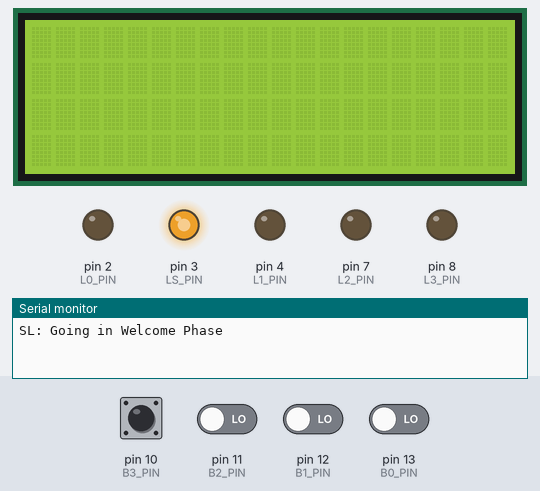
Bench run of a sketch on a simulated Arduino Uno, built with avr-gcc and run on an emulated ATmega328P. On the bench: 20×4 character LCD, output pins drawn as LEDs (lit = HIGH), the last lines printed to the serial monitor. The inputs (shaded band) are chosen by the test bench; at power-on: pin 10 (B3_PIN), pin 11 (B2_PIN), pin 12 (B1_PIN), pin 13 (B0_PIN) LOW. Sleep ends after the set time or at an interrupt; random numbers use the default seed unless the sketch sets one.

Above: at 1.2 s.
1.3 s: pin 13 (B0_PIN) driven HIGH
2.8 s: pin 10 (B3_PIN) pulsed HIGH 5 times (0.12 s each, 0.3 s apart)
At 5.4 s:
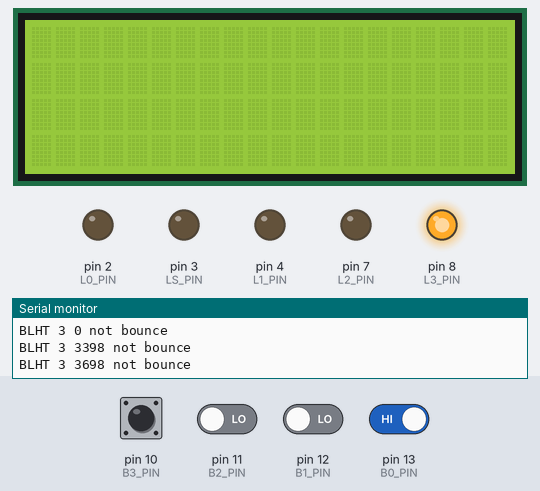
5.8 s: pin 11 (B2_PIN) driven HIGH
At 6.8 s:
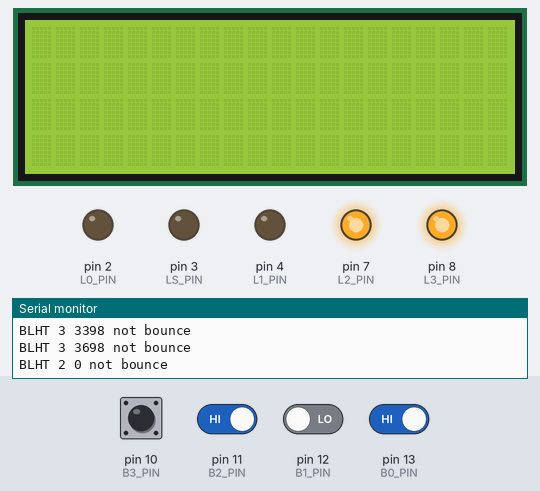
7.3 s: pin 10 (B3_PIN) driven HIGH
At 7.9 s:
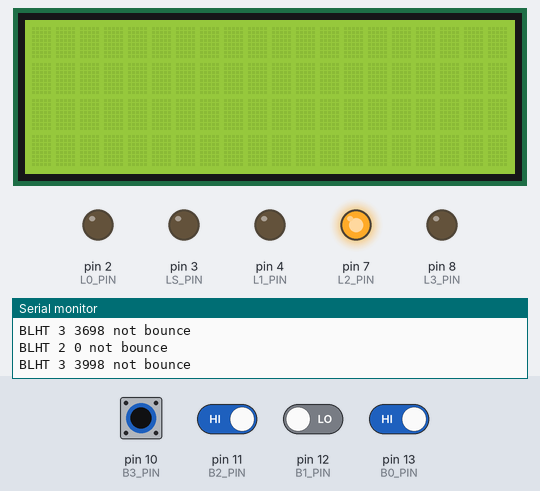
8.8 s: pin 12 (B1_PIN) driven HIGH
At 12.4 s:
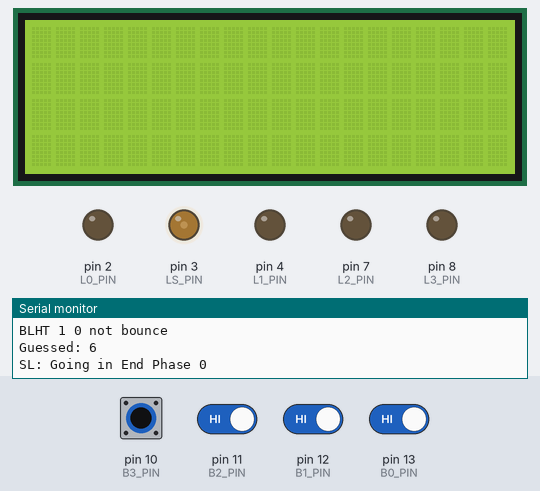
Timing chart, 0 to 59.3 s (numbered marks = the images above; inputs shaded):
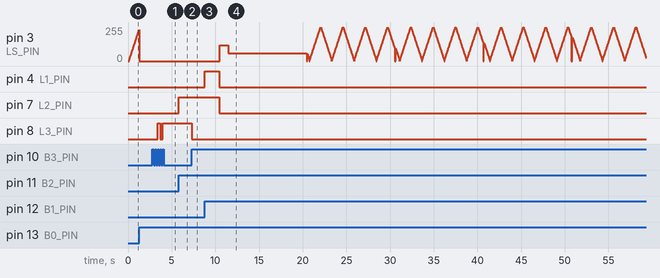

Measured:
- after the input at 2.8 s, pin 8 (L3_PIN): LOW → HIGH after 0.60 s, → LOW 0.30 s later, → HIGH 0.30 s later
- after the input at 5.8 s, pin 7 (L2_PIN): LOW → HIGH at once
- after the input at 7.3 s, pin 8 (L3_PIN): HIGH → LOW at once
- after the input at 8.8 s, pin 4 (L1_PIN): LOW → HIGH at once, → LOW 1.6 s later

The sketch:

GMB-Elaborato1.ino
```cpp
// C++ code

#include "GMB_Elaborato1.h"
#include "game_states.h"

int ls_pin;
int l_pins[4];
int pot_pin;
int b_pins[4];
int buttons_pressed_shared[4];
int current_round;
int current_phase;
int difficulty;
float f;
long round_duration;
int score;
LiquidCrystal_I2C lcd = LiquidCrystal_I2C(0x27,20,4);

void setup()
{
  Serial.begin(9600);

  ls_pin = LS_PIN;
  l_pins[0] = L0_PIN;
  l_pins[1] = L1_PIN;
  l_pins[2] = L2_PIN;
  l_pins[3] = L3_PIN;
  pot_pin = POT_PIN;
  b_pins[0] = B0_PIN;
  b_pins[1] = B1_PIN;
  b_pins[2] = B2_PIN;
  b_pins[3] = B3_PIN;

  pinMode(LS_PIN, OUTPUT);
  for(int i=0; i<4; i++) {
    pinMode(l_pins[i], OUTPUT);
    pinMode(b_pins[i], INPUT);
  }
  pinMode(POT_PIN, INPUT);

  current_phase = WELCOME_PHASE;
  initializer();

  lcd.init();
  lcd.backlight();
  lcd.setCursor(0, 0);
}

void initializer(){
  current_round = 0;
  round_duration = DEFAULT_ROUND_DURATION;
  score = INITIAL_SCORE;
  for(int i=0; i<4; i++) {
    buttons_pressed_shared[i] = 0;
  }
  int g_LEDs_off[4] = {0,0,0,0};
  greenLEDsBlink(g_LEDs_off);
  LCDDisplay(LCD_DEF_MSG_MODE, LCD_OFF);
}

LiquidCrystal_I2C getLcd(){
  return lcd;
}

void loop()
{
  switch(current_phase){
    case WELCOME_PHASE:
      if(DEBUG >= 1)Serial.println("SL: Going in Welcome Phase");
      current_phase = welcomePhase();
      break;
    case SLEEPING_PHASE:
      if(DEBUG >= 1)Serial.println("SL: Going in Sleeping Phase");
      current_phase = sleepingPhase();
      break;
    case GAME_PHASE_0:
      if(DEBUG >= 1)Serial.println("SL: Going in Game Phase 0");
      current_phase = gamePhase0();
      break;
    case GAME_PHASE_1:
      if(DEBUG >= 1)Serial.println("SL: Going in Game Phase 1");
      current_phase = gamePhase1();
      break;
    case GAME_PHASE_2:
      if(DEBUG >= 1)Serial.println("SL: Going in Game Phase 2");
      current_phase = gamePhase2();
      break;
    case END_PHASE:
      if(DEBUG >= 1)Serial.println("SL: Going in End Phase 0");
      current_phase = endPhase();
      break;
    //ERROR
    default:
      if(DEBUG >= 0)Serial.println("Unexpected Game Phase");
  }
}
```

GMB_Elaborato1.h
```cpp
#include <LiquidCrystal_I2C.h>

#define LS_PIN 3  // pwm out -> needs to be analog
#define L0_PIN 2  // digital output pin
#define L1_PIN 4  // digital output pin
#define L2_PIN 7  // digital output pin
#define L3_PIN 8  // digital output pi
#define POT_PIN A0 // analog input pin
#define B0_PIN 13  // input pin
#define B1_PIN 12  // input pin
#define B2_PIN 11  // input pin
#define B3_PIN 10  // input pin

#define DEFAULT_ROUND_DURATION 8000

#define INITIAL_SCORE 0

#define WELCOME_PHASE 0
#define SLEEPING_PHASE 1
#define GAME_PHASE_0 2
#define GAME_PHASE_1 3
#define GAME_PHASE_2 4
#define END_PHASE 5

#define DEBUG 1

extern int ls_pin;
extern int l_pins[4];
extern int pot_pin;
extern int b_pins[4];
extern int buttons_pressed_shared[4];
extern int current_round;
extern int current_phase;
extern int difficulty;
extern float f;
extern long round_duration;
extern int score;

void initializer();

LiquidCrystal_I2C getLcd();
```

game_logic.cpp
```cpp
#include <Arduino.h>

#include "GMB_Elaborato1.h"
#include "game_logic.h"

// Update difficulty variable
void updateDifficulty(int new_difficulty){
	difficulty = new_difficulty;
  if(DEBUG >= 1){
    Serial.print("Update Difficulty: ");
    Serial.print(difficulty);
    Serial.println("");
  }
}

void updateFValue(){
	f = (float)difficulty / 10;
  if(DEBUG >= 1){
    Serial.print("Update FValue: ");
    Serial.print(f);
    Serial.println("");
  }
}

void increaseRound(){
  current_round++;
  if(DEBUG >= 1){
    Serial.print("Increase Round: ");
    Serial.print(current_round);
    Serial.println("");
  }
}

// Update score variable based on current round and difficulty
void updateScore(){
	score = score + (int)((f + 1) * 10 + (DEFAULT_ROUND_DURATION / round_duration) * 0.5 * current_round);
  if(DEBUG >= 1){
    Serial.print("Update Score: ");
    Serial.print(score);
    Serial.println("");
  }
}

// Update time variable based on current round and difficulty
void updateRoundDuration(){
  round_duration = (long)(round_duration * (float)(1 - 0.4*f));
  if(DEBUG >= 1){
    Serial.print("Update Round Duration: ");
    Serial.print(round_duration);
    Serial.println("");
  }
}

// funciton which returns random value
int getNumberToGuess(){
  return random(16);
}

void myDelay(long time_to_wait){
  //if(DEBUG)Serial.println("Delay: " + time_to_wait);
  unsigned long u_time_to_wait = (unsigned long)time_to_wait;
  unsigned long ts = millis();
  for(;millis() - ts < u_time_to_wait;){}
}
```

game_logic.h
```cpp
#define INITIAL_SCORE 0

void updateDifficulty(int new_difficulty);

void updateFValue();

void increaseRound();

void updateScore();

void updateRoundDuration();

int getNumberToGuess();

void myDelay(long time_to_wait);
```

game_states.cpp
```cpp
#include <EnableInterrupt.h>
#include <avr/sleep.h>
#include <Arduino.h>

#include "GMB_Elaborato1.h"
#include "game_states.h"
#include "interrupts.h"

// Green LEDs off
// Ls pulses (fade)
// LCD: Welcome Message
// Potentiometer sets difficulty (modify f)
int welcomePhase(){
  if(DEBUG >= 2)Serial.println("Welcome Phase:");
  initializer();
  redLEDBlink(RED_LED_OFF);
  LCDDisplay(LCD_DEF_MSG_MODE, LCD_WELCOME_MESSAGE);
  int check_outcome = check1();
  redLEDBlink(RED_LED_OFF);
  LCDDisplay(LCD_DEF_MSG_MODE, LCD_OFF);
  return check_outcome;
}

// B1 pression: interrupt
// 10 seconds: timer
// if B1 is pressed: return GAME_PHASE
// if 10s passed: return SLEEPING_PHASE
// this must stop the instruction flow
int check1(){
  // ...
  if(DEBUG >= 2)Serial.println("Check 1");
  int was_B1_pressed = 0;
  enableInterrupt(b_pins[0],B0ManagerNOLEDs,RISING);
  long ts = millis();
  for(; millis() - ts < SECONDS(10);){
    redLEDBlink(RED_LED_PULSE);
    noInterrupts();
    was_B1_pressed = buttons_pressed_shared[0];
    if(was_B1_pressed){
      break;
    }
    interrupts();
    //delay(DELAY_TIME); // !!!??? int o non int
    myDelay(DELAY_TIME);
  }
  interrupts();
  disableInterrupt(b_pins[0]);
  if(was_B1_pressed){
    if(DEBUG >= 2)Serial.println("Check 1: a button was pressed");
    return GAME_PHASE_0;
  }else{
    if(DEBUG >= 2)Serial.println("Check 1: no button was pressed");
    return SLEEPING_PHASE;
  }
}

// setup an interrupt for any button
// which wakes up arduino then set it to deep sleep
// then go to welcome phase
int sleepingPhase(){
  LiquidCrystal_I2C lcd = getLcd();
  if(DEBUG >= 1)Serial.println("Sleeping Phase:");
  // ...
  for(int i=0; i<4; i++){
    enableInterrupt(b_pins[i], myWakeUp, RISING);
  }
  if(DEBUG >= 1)Serial.println("Sleeping Phase: Going to sleep...");
  lcd.noBacklight();
  set_sleep_mode(SLEEP_MODE_PWR_DOWN);
  sleep_enable();
  sleep_mode();
  sleep_disable();
  lcd.backlight();
  if(DEBUG >= 1)Serial.println("Sleeping Phase: Woke up!");
  for(int i=0; i<4; i++){
    disableInterrupt(b_pins[i]);
  }
  return WELCOME_PHASE;
}

// All LEDs off
// LCD: GO Message
// score must be set to zero
int gamePhase0(){
  if(DEBUG >= 2)Serial.println("Game Phase 0");
  if(current_round == 0){
    updateDifficulty(potentiometerRead());
    updateFValue();
  }
  updateRoundDuration();
  int g_LEDs_off[4] = {0,0,0,0};
  greenLEDsBlink(g_LEDs_off);
  redLEDBlink(RED_LED_OFF);
  LCDDisplay(LCD_DEF_MSG_MODE, LCD_GO_MESSAGE);
  // add an appropriate delay (bloccante) to let user read
  myDelay(SECONDS(2));
  LCDDisplay(LCD_DEF_MSG_MODE, LCD_OFF);
  return GAME_PHASE_1;
}

// All LEDs off
// LCD: random number
int gamePhase1(){
  if(DEBUG >= 2)Serial.println("Game Phase 0");
  int g_LEDs_off[4] = {0,0,0,0};
  for(int i=0; i<4; i++){
    buttons_pressed_shared[i] = 0;
  }
  greenLEDsBlink(g_LEDs_off);
  redLEDBlink(RED_LED_OFF);
  int to_guess = getNumberToGuess();
  LCDDisplay(LCD_NUMBER_MODE, to_guess);
  int check_outcome = check2(to_guess);
  LCDDisplay(LCD_DEF_MSG_MODE, LCD_OFF);
  greenLEDsBlink(g_LEDs_off);
  if(check_outcome){
    return GAME_PHASE_2;
  }else{
    return END_PHASE;
  }
}

// set a timer of round_time seconds
// when it is up do a digital read of the numbers
// check correctness
// it must stop the instruction flow
int check2(int to_guess){
  //...
  if(DEBUG >= 2)Serial.println("Check 2");
  enableInterrupt(b_pins[0],B0Manager,RISING);
  enableInterrupt(b_pins[1],B1Manager,RISING);
  enableInterrupt(b_pins[2],B2Manager,RISING);
  enableInterrupt(b_pins[3],B3Manager,RISING);
  myDelay(round_duration);
  for(int i=0; i<4; i++){
    disableInterrupt(b_pins[i]);
  }
  int base_factor = 1;
  int guessed = 0;
  for(int i=0; i<4; i++){
    guessed = guessed + buttons_pressed_shared[3-i]*base_factor;
    base_factor = base_factor*2;
    buttons_pressed_shared[3-i] = 0;
  }
  if(DEBUG >= 1){
    Serial.print("\nGuessed: ");
    Serial.print(guessed);
    Serial.println("");
  }
  if(guessed == to_guess){
    return 1;
  }else{
    return 0;
  }
}

// increase score
// Success message
// reduce time available
int gamePhase2(){
  if(DEBUG >= 2)Serial.println("Game Phase 2:");
  increaseRound();
  updateScore();
  updateRoundDuration();
  LCDDisplay(LCD_DEF_MSG_MODE, LCD_SUCCESS_MESSAGE);
  //delay(DELAY_TIME); // !!!??? int o non int
  myDelay(SECONDS(3));
  LCDDisplay(LCD_DEF_MSG_MODE, LCD_OFF);
  return GAME_PHASE_0;
}

// Ls on for 1 sec
// LCD: game over...
int endPhase(){
  if(DEBUG >= 2)Serial.println("End Phase:");
  long ts = millis();
  LCDDisplay(LCD_DEF_MSG_MODE, LCD_GAMEOVER_MESSAGE);
  for(; millis() - ts < SECONDS(10);){
    if(millis() - ts < SECONDS(1)){
      redLEDBlink(RED_LED_PULSE);
    }
  }
  //delay(DELAY_TIME); // !!!??? int o non int
  myDelay(DELAY_TIME);
  LCDDisplay(LCD_DEF_MSG_MODE, LCD_OFF);
  return WELCOME_PHASE;
}
```

game_states.h
```cpp
#include "game_logic.h"
#include "interrupts.h"
#include "visuals.h"
#include "input.h"

#define SECONDS(x) ((x) * 1000)
#define DELAY_TIME 25

int welcomePhase();

int check1();

int sleepingPhase();

int gamePhase0();

int gamePhase1();

int check2(int to_guess);

int gamePhase2();

int endPhase();
```

input.cpp
```cpp
#include <Arduino.h>

#include "GMB_Elaborato1.h"
#include "input.h"

int potentiometerRead(){
  int pot_read = analogRead(pot_pin);
  if(DEBUG >= 1){
    Serial.print("Potentiometer Read: ");
    Serial.print(pot_read);
    Serial.println("");
  }
	return (pot_read / 256) + 1;
}
```

input.h
```cpp
int potentiometerRead();
```

interrupts.cpp
```cpp
#include <Arduino.h>

#include "GMB_Elaborato1.h"
#include "interrupts.h"

void B0ManagerNOLEDs(){
  if(DEBUG >= 2)Serial.println("Pressed B0 no LEDS");
	buttonPressedUpdater(0, FALSE);
}

void B0Manager(){
  if(DEBUG >= 2)Serial.println("Pressed B0");
	buttonPressedUpdater(0, TRUE);
}

void B1Manager(){
  if(DEBUG >= 2)Serial.println("Pressed B1");
	buttonPressedUpdater(1, TRUE);
}

void B2Manager(){
  if(DEBUG >= 2)Serial.println("Pressed B2");
	buttonPressedUpdater(2, TRUE);
}

void B3Manager(){
  if(DEBUG >= 2)Serial.println("Pressed B3");
	buttonPressedUpdater(3, TRUE);
}

int isNotBouncing(int button_number){
	static unsigned long buttons_last_hit_time[4] = {0,0,0,0};
	unsigned long current_hit_time = millis();
  if(DEBUG >= 1){
    Serial.print("BLHT ");
    Serial.print(button_number);
    Serial.print(" ");
    Serial.print(buttons_last_hit_time[button_number]);
    Serial.print(" ");
  }
	if(current_hit_time - buttons_last_hit_time[button_number] > BOUNCE_TIME){
    if(DEBUG >= 1){
      Serial.print("not bounce");
      Serial.println("");
    }
	  buttons_last_hit_time[button_number] = current_hit_time;
		return TRUE;
	}
  if(DEBUG >= 1){
    Serial.print("bounce");
    Serial.println("");
  }
  return false;
}

void buttonPressedUpdater(int button_number, int affect_LEDs){
	if(isNotBouncing(button_number)){
		buttons_pressed_shared[button_number] = 1 - buttons_pressed_shared[button_number];
    if(DEBUG >= 2){
      Serial.print("BUPD: bN ");
      Serial.print(button_number);
      Serial.print(" state: ");
      Serial.print(buttons_pressed_shared[button_number]);
    }
    if(affect_LEDs){
      greenLEDsBlink(buttons_pressed_shared);
    }
	}
}

void myWakeUp(){
  if(DEBUG >= 1)Serial.println("WakeUp:");
}
```

interrupts.h
```cpp
#include "visuals.h"

#define BOUNCE_TIME 250

#define FALSE 0
#define TRUE 1

void B0ManagerNOLEDs();

void B0Manager();

void B1Manager();

void B2Manager();

void B3Manager();

int isNotBouncing(int button_number);

void buttonPressedUpdater(int button_number, int affect_LEDs);

void myWakeUp();
```

visuals.cpp
```cpp
#include <Arduino.h>

#include "GMB_Elaborato1.h"
#include "visuals.h"

void LCDDisplay(int LCD_display_mode, int LCD_display_message){
  LiquidCrystal_I2C lcd = getLcd();
  if(DEBUG >= 2)Serial.println("LCDDisplay:");
  if(LCD_display_mode == LCD_DEF_MSG_MODE){
    if(LCD_display_message == LCD_WELCOME_MESSAGE){
      //"Welcome to GMB! Press B1 to Start"
      lcd.print("Welcome to GMB!");
      lcd.setCursor(0, 1);
      lcd.print("Press B1 to Start");
    }else if(LCD_display_message == LCD_GO_MESSAGE){
      //"Go!"
      lcd.print("Go!");
    }else if(LCD_display_message == LCD_SUCCESS_MESSAGE){
      //"GOOD! Score: XXX"
      lcd.print("GOOD!:");
      lcd.setCursor(0, 1);
      lcd.print("Score: ");
      lcd.print(score);
    }else if(LCD_display_message == LCD_GAMEOVER_MESSAGE){
      //"Game Over - Final Score XXX"
      lcd.print("Game Over - ");
      lcd.setCursor(0, 1);
      lcd.print("Final Score ");
      lcd.print(score);
    }else if(LCD_display_message == LCD_OFF){
      //this must reset the LCD state
      lcd.clear();
      lcd.setCursor(0, 0);
    }
  }else if(LCD_display_mode == LCD_NUMBER_MODE){
    lcd.print(LCD_display_message);
      lcd.setCursor(0, 1);
  }
}

// Set the blinking moed for the green LEDs
// Supported modes are off or manual
void greenLEDsBlink(int* LEDs_state){
  if(DEBUG >= 2)Serial.print("Green Leds: ");
  for(int i=0; i<4; i++){
    if(DEBUG >= 2){
      Serial.print(LEDs_state[i]);
      Serial.print(" ");
    }
    digitalWrite(l_pins[i], LEDs_state[i]);
  }
  if(DEBUG >= 2)Serial.println("");
}

// Set the blinking mode for the red LED
// Supported modes are off and pulsing
void redLEDBlink(int red_LED_mode){
  static int fade_amount = 5;
  static int curr_intensity = 0;
  switch(red_LED_mode){
    case RED_LED_OFF: // this must turn red_led off
      if(DEBUG >= 2)Serial.println("Red Led: OFF");
      analogWrite(ls_pin, 0);
      break;
    case RED_LED_PULSE: // this must update the blink value
      //if(DEBUG)Serial.println("RED LED: FADE");
      analogWrite(ls_pin, curr_intensity);
      curr_intensity = curr_intensity + fade_amount;
      if (curr_intensity == 0 || curr_intensity == 255) {
        fade_amount = -fade_amount ;
      }
      break;
    default:
      if(DEBUG>=0)Serial.println("Unexpected redLEDBlink mode");
  }
}
```

visuals.h
```cpp
#define LCD_DEF_MSG_MODE 0
#define LCD_NUMBER_MODE 1
#define LCD_WELCOME_MESSAGE 0
#define LCD_GO_MESSAGE 1
#define LCD_SUCCESS_MESSAGE 2
#define LCD_GAMEOVER_MESSAGE 3
#define LCD_OFF 4

#define RED_LED_OFF 0
#define RED_LED_PULSE 1

void LCDDisplay(int LCD_display_mode, int LCD_display_message);

void greenLEDsBlink(int* LEDs_state);

void redLEDBlink(int red_LED_mode);
```
